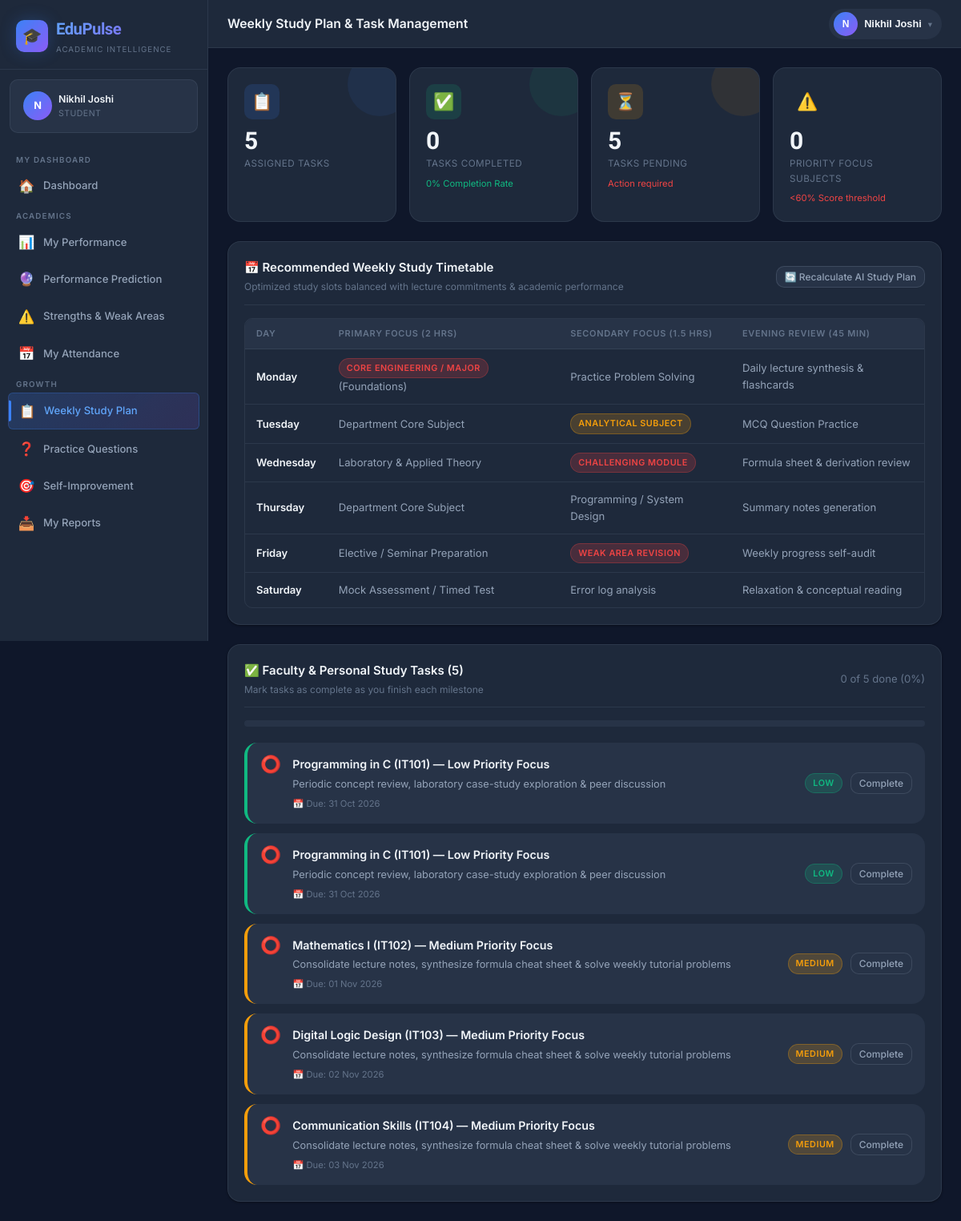
The app's page /student/study-plan (signed in), older data.
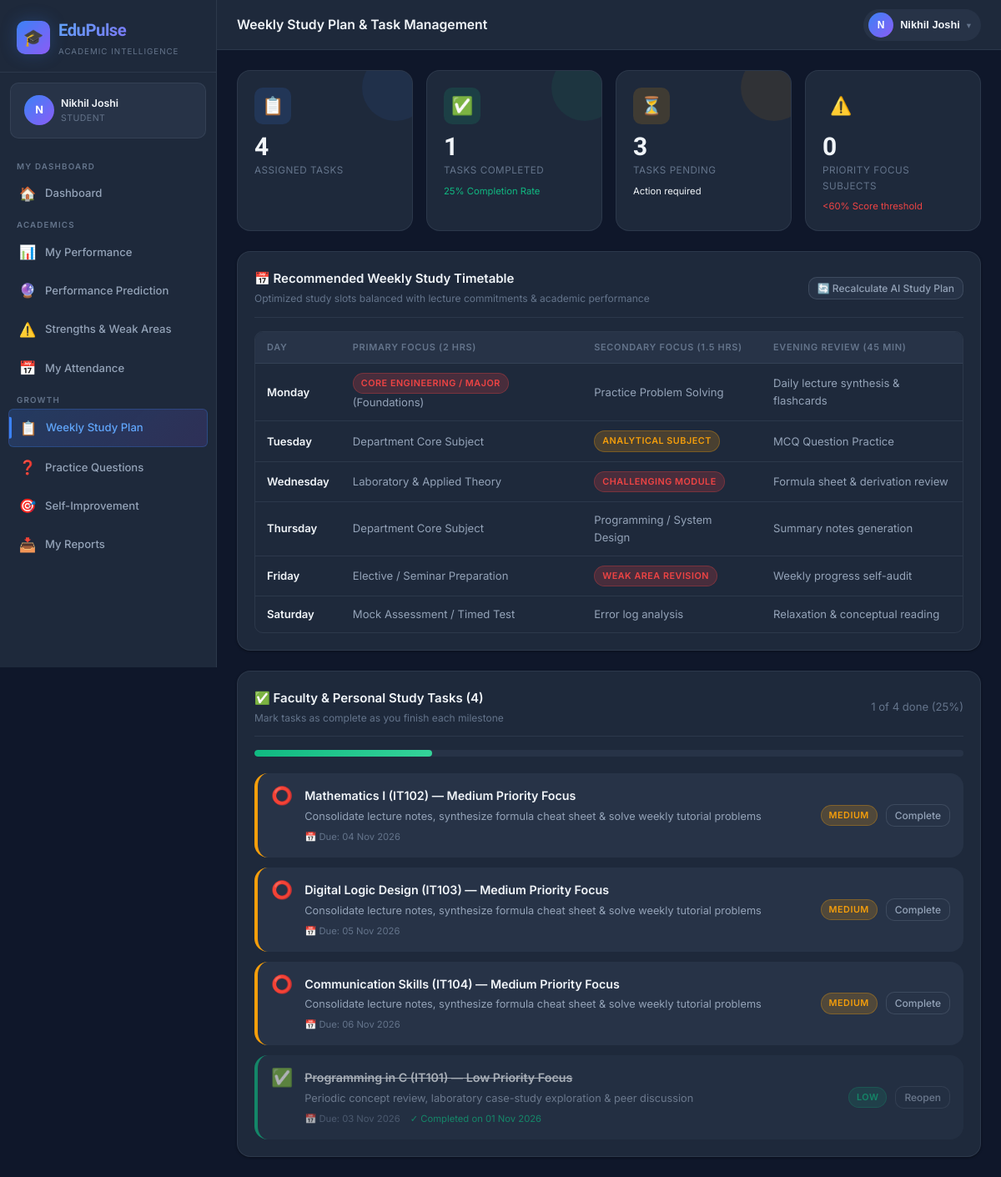
The same page, newer data.
### models.py (models this page shows, shortened)
class Student(db.Model):
    __tablename__ = 'students'
    id = db.Column(db.Integer, primary_key=True)
    user_id = db.Column(db.Integer, db.ForeignKey('users.id'), unique=True, nullable=False)
    roll_number = db.Column(db.String(50), unique=True, nullable=False)
    name = db.Column(db.String(100), nullable=False)
    email = db.Column(db.String(120))
    phone = db.Column(db.String(20))
    department_id = db.Column(db.Integer, db.ForeignKey('departments.id'), nullable=False)
    section_id = db.Column(db.Integer, db.ForeignKey('sections.id'))
    academic_year_id = db.Column(db.Integer, db.ForeignKey('academic_years.id'))
    current_semester = db.Column(db.Integer, default=1)
    date_of_birth = db.Column(db.Date)
    gender = db.Column(db.String(10))
    is_active = db.Column(db.Boolean, default=True)
    enrolled_at = db.Column(db.DateTime, default=datetime.utcnow)
    academic_year = db.relationship('AcademicYear', backref='students')
    marks = db.relationship('Mark', backref='student', lazy=True)
    attendance_records = db.relationship('AttendanceRecord', backref='student', lazy=True)
    tasks = db.relationship('StudentTask', backref='student', lazy=True)
    goals = db.relationship('StudentGoal', backref='student', lazy=True)
    question_attempts = db.relationship('QuestionAttempt', backref='student', lazy=True)

class User(UserMixin, db.Model):
    __tablename__ = 'users'
    id = db.Column(db.Integer, primary_key=True)
    unique_id = db.Column(db.String(50), unique=True, nullable=False)
    password_hash = db.Column(db.String(256), nullable=False)
    role = db.Column(db.String(20), nullable=False)  # 'admin', 'faculty', 'student'
    is_active = db.Column(db.Boolean, default=True)
    last_login = db.Column(db.DateTime)
    created_at = db.Column(db.DateTime, default=datetime.utcnow)
    student = db.relationship('Student', backref='user', uselist=False, lazy=True)
    faculty = db.relationship('Faculty', backref='user', uselist=False, lazy=True)
    admin = db.relationship('Admin', backref='user', uselist=False, lazy=True)

class StudentTask(db.Model):
    __tablename__ = 'student_tasks'
    id = db.Column(db.Integer, primary_key=True)
    student_id = db.Column(db.Integer, db.ForeignKey('students.id'), nullable=False)
    title = db.Column(db.String(200), nullable=False)
    description = db.Column(db.Text)
    subject_id = db.Column(db.Integer, db.ForeignKey('subjects.id'))
    assigned_by = db.Column(db.Integer, db.ForeignKey('faculty.id'))
    due_date = db.Column(db.Date)
    is_completed = db.Column(db.Boolean, default=False)
    priority = db.Column(db.String(10), default='medium')
    created_at = db.Column(db.DateTime, default=datetime.utcnow)
    completed_at = db.Column(db.DateTime)
    subject = db.relationship('Subject', backref='tasks')
    assigner = db.relationship('Faculty', backref='assigned_tasks')

### routes/student.py (the view)
@student_bp.route('/study-plan')
@student_required
def study_plan():
    stu = get_current_student()
    if not stu:
        return redirect(url_for('auth.login'))
    tasks = StudentTask.query.filter_by(student_id=stu.id).order_by(
        StudentTask.is_completed, StudentTask.due_date
    ).all()
    if not tasks:
        _generate_deterministic_study_plan(stu)
        tasks = StudentTask.query.filter_by(student_id=stu.id).order_by(
            StudentTask.is_completed, StudentTask.due_date
        ).all()
    marks_df = get_student_marks_df(stu)
    weak = []
    if not marks_df.empty:
        marks_df['pct'] = marks_df['marks_obtained'] / marks_df['max_marks'].replace(0, 1) * 100
        subj_avg = marks_df.groupby('subject_name')['pct'].mean()
        weak = [s for s, avg in subj_avg.items() if avg < 60]
    return render_template('student/study_plan.html',
                           student=stu,
                           tasks=tasks,
                           weak_subjects=weak)

### templates/student/study_plan.html (shortened to what this page needs)
{% extends 'base.html' %}
{% from 'macros/nav.html' import student_nav %}
{% block page_title %}Weekly Study Plan & Task Management{% endblock %}
{% block nav %}{{ student_nav() }}{% endblock %}
{% block content %}
{% set total_tasks = tasks|length %}
{% set completed_tasks = tasks | selectattr('is_completed', 'equalto', true) | list | length %}
{% set task_pct = ((completed_tasks / total_tasks * 100) if total_tasks > 0 else 0) | round(0) | int %}
<div class="stat-grid" style="margin-bottom:24px;">
  <div class="stat-card blue">
    <div class="stat-icon blue">📋</div>
    <div class="stat-value">{{ total_tasks }}</div>
    <div class="stat-label">Assigned Tasks</div>
  </div>
  <div class="stat-card green">
    <div class="stat-icon green">✅</div>
    <div class="stat-value">{{ completed_tasks }}</div>
    <div class="stat-label">Tasks Completed</div>
    <div class="stat-change positive">{{ task_pct }}% Completion Rate</div>
  </div>
  <div class="stat-card orange">
    <div class="stat-icon orange">⏳</div>
    <div class="stat-value">{{ total_tasks - completed_tasks }}</div>
    <div class="stat-label">Tasks Pending</div>
    <div class="stat-change {{ 'negative' if (total_tasks - completed_tasks) > 3 else 'neutral' }}">Action required</div>
  </div>
  <div class="stat-card red">
    <div class="stat-icon red">⚠️</div>
    <div class="stat-value">{{ weak_subjects|length }}</div>
    <div class="stat-label">Priority Focus Subjects</div>
    <div class="stat-change negative">&lt;60% Score threshold</div>
  </div>
</div>
<div class="card" style="margin-bottom:24px;">
  <div class="card-header" style="display:flex; justify-content:space-between; align-items:center; flex-wrap:wrap; gap:12px;">
    <div>
      <div class="card-title">📅 Recommended Weekly Study Timetable</div>
      <div class="card-subtitle">Optimized study slots balanced with lecture commitments & academic performance</div>
    </div>
    <form method="POST" action="{{ url_for('student.generate_study_plan') }}">
      <button type="submit" class="btn btn-secondary btn-sm" title="Recompute plan from latest marks and attendance">
        🔄 Recalculate AI Study Plan
      </button>
    </form>
  </div>
  <div class="table-responsive">
    <table class="table">
      <thead>
        <tr>
          <th>Day</th>
          <th>Primary Focus (2 hrs)</th>
          <th>Secondary Focus (1.5 hrs)</th>
          <th>Evening Review (45 min)</th>
        </tr>
      </thead>
      <tbody>
        <tr>
          <td style="font-weight:600; color:var(--text-primary);">Monday</td>
          <td><span class="badge badge-danger">{{ weak_subjects[0] if weak_subjects else 'Core Engineering / Major' }}</span> (Foundations)</td>
          <td>Practice Problem Solving</td>
          <td>Daily lecture synthesis & flashcards</td>
        </tr>
        <tr>
          <td style="font-weight:600; color:var(--text-primary);">Tuesday</td>
          <td>Department Core Subject</td>
          <td><span class="badge badge-warning">{{ weak_subjects[1] if weak_subjects|length > 1 else 'Analytical Subject' }}</span></td>
          <td>MCQ Question Practice</td>
        </tr>
        <tr>
          <td style="font-weight:600; color:var(--text-primary);">Wednesday</td>
          <td>Laboratory & Applied Theory</td>
          <td><span class="badge badge-danger">{{ weak_subjects[0] if weak_subjects else 'Challenging Module' }}</span></td>
          <td>Formula sheet & derivation review</td>
        </tr>
        <tr>
          <td style="font-weight:600; color:var(--text-primary);">Thursday</td>
          <td>Department Core Subject</td>
          <td>Programming / System Design</td>
          <td>Summary notes generation</td>
        </tr>
        <tr>
          <td style="font-weight:600; color:var(--text-primary);">Friday</td>
          <td>Elective / Seminar Preparation</td>
          <td><span class="badge badge-danger">{{ weak_subjects[0] if weak_subjects else 'Weak Area Revision' }}</span></td>
          <td>Weekly progress self-audit</td>
        </tr>
        <tr>
          <td style="font-weight:600; color:var(--text-primary);">Saturday</td>
          <td>Mock Assessment / Timed Test</td>
          <td>Error log analysis</td>
          <td>Relaxation & conceptual reading</td>
        </tr>
      </tbody>
    </table>
  </div>
</div>
<div class="card">
  <div class="card-header">
    <div>
      <div class="card-title">✅ Faculty & Personal Study Tasks ({{ tasks|length }})</div>
      <div class="card-subtitle">Mark tasks as complete as you finish each milestone</div>
    </div>
    <div style="font-size:0.875rem; color:var(--text-muted);">
      {{ completed_tasks }} of {{ total_tasks }} done ({{ task_pct }}%)
    </div>
  </div>
  <div class="progress-bar-wrapper" style="height:8px; margin-bottom:20px;">
    <div class="progress-bar green" style="width:{{ task_pct }}%;"></div>
  </div>
  {% if tasks %}
  <div style="display:flex; flex-direction:column; gap:12px;">
    {% for task in tasks %}
    <div style="display:flex; justify-content:space-between; align-items:center; padding:16px; background:var(--bg-elevated); border-radius:var(--radius-lg); border:1px solid var(--border-color); border-left:4px solid {{ 'var(--accent-red)' if task.priority == 'high' else ('var(--accent-orange)' if task.priority == 'medium' else 'var(--accent-green)') }}; opacity:{{ '0.65' if task.is_completed else '1' }};">
      <div style="display:flex; align-items:flex-start; gap:14px; flex:1;">
        <form method="POST" action="{{ url_for('student.complete_task', task_id=task.id) }}">
          <button type="submit" style="background:none; border:none; cursor:pointer; font-size:1.4rem; padding:0; line-height:1;" title="{{ 'Mark Incomplete' if task.is_completed else 'Mark Complete' }}">
            {{ '✅' if task.is_completed else '⭕' }}
          </button>
        </form>
        <div style="flex:1;">
          <div style="font-weight:600; font-size:0.95rem; color:var(--text-primary); text-decoration:{{ 'line-through' if task.is_completed else 'none' }}; margin-bottom:4px;">
            {{ task.title }}
          </div>
          {% if task.description %}
          <div style="font-size:0.85rem; color:var(--text-secondary); margin-bottom:6px; line-height:1.4;">
            {{ task.description }}
          </div>
          {% endif %}
          <div style="display:flex; align-items:center; gap:12px; font-size:0.75rem; color:var(--text-muted);">
            {% if task.due_date %}
            <span>📅 Due: {{ task.due_date.strftime('%d %b %Y') }}</span>
            {% endif %}
            {% if task.is_completed and task.completed_at %}
            <span style="color:var(--accent-green);">✓ Completed on {{ task.completed_at.strftime('%d %b %Y') }}</span>
            {% endif %}
          </div>
        </div>
      </div>
      <div style="display:flex; align-items:center; gap:10px;">
        <span class="badge {{ 'badge-danger' if task.priority == 'high' else ('badge-warning' if task.priority == 'medium' else 'badge-success') }}">
          {{ task.priority | capitalize }}
        </span>
        <form method="POST" action="{{ url_for('student.complete_task', task_id=task.id) }}">
          <button type="submit" class="btn btn-secondary btn-sm">
            {{ 'Reopen' if task.is_completed else 'Complete' }}
          </button>
        </form>
      </div>
    </div>
    {% endfor %}
  </div>
  {% else %}
  <div class="empty-state">
    <div class="empty-icon">✅</div>
    <div class="empty-title">All caught up!</div>
    <div class="empty-text">No active study tasks or faculty assignments are pending.</div>
  </div>
  {% endif %}
</div>
{% endblock %}

### templates/base.html (shortened to what this page needs)
<!DOCTYPE html>
<html lang="en">
<head>
  <link rel="stylesheet" href="{{ url_for('static', filename='css/style.css') }}">
</head>
<body class="{{ 'role-' + current_user.role if current_user.is_authenticated else '' }}">
{% if current_user.is_authenticated %}
<div class="app-wrapper">
  <aside class="sidebar" id="sidebar">
    <div class="sidebar-brand">
      <a href="{{ url_for(current_user.role + '.dashboard') }}" class="brand-logo" style="text-decoration:none;">
        <div class="brand-icon">🎓</div>
        <div>
          <div class="brand-name">EduPulse</div>
          <div class="brand-tagline">Academic Intelligence</div>
        </div>
      </a>
    </div>
    {% if current_user.role == 'admin' and current_user.admin %}
    {% set display_name = current_user.admin.name %}
    {% elif current_user.role == 'faculty' and current_user.faculty %}
    {% set display_name = current_user.faculty.name %}
    {% elif current_user.role == 'student' and current_user.student %}
    {% set display_name = current_user.student.name %}
    {% else %}
    {% set display_name = current_user.unique_id %}
    {% endif %}
    <div class="sidebar-user flex items-center gap-2">
      <div class="user-avatar">{{ display_name[0] if display_name else '?' }}</div>
      <div class="user-info">
        <div class="user-name">{{ display_name }}</div>
        <div class="user-role">{{ current_user.role | capitalize }}</div>
      </div>
    </div>
    <nav class="sidebar-nav">
      {% block nav %}{% endblock %}
    </nav>
  </aside>
  <div class="main-content">
    <header class="topbar">
      <div class="topbar-left">
        <div>
          <div class="page-title">{% block page_title %}Dashboard{% endblock %}</div>
        </div>
      </div>
      <div class="topbar-right" style="display:flex; align-items:center; gap:12px;">
        <div class="profile-dropdown-wrapper" style="position:relative;">
          <button type="button" class="profile-btn" onclick="toggleProfileMenu(event)" id="profileBtn" style="display:flex; align-items:center; gap:8px; background:var(--bg-elevated); border:1px solid var(--border-color); border-radius:999px; padding:4px 12px 4px 6px; cursor:pointer; color:var(--text-primary);">
            <div class="user-avatar" style="width:30px; height:30px; font-size:0.8rem; border-radius:50%; background:linear-gradient(135deg, var(--brand-500), var(--accent-purple)); display:flex; align-items:center; justify-content:center; color:#fff; font-weight:700;">{{ display_name[0] if display_name else '?' }}</div>
            <span style="font-size:0.85rem; font-weight:600; max-width:120px; overflow:hidden; text-overflow:ellipsis; white-space:nowrap;">{{ display_name }}</span>
            <span style="font-size:0.7rem; color:var(--text-muted);">▾</span>
          </button>
        </div>
      </div>
    </header>
    <main class="page-content">
      {% block content %}{% endblock %}
    </main>
  </div>
</div>
{% else %}
{% block auth_content %}{% endblock %}
{% endif %}
</body>
</html>

### templates/macros/nav.html (shortened to what this page needs)
{% macro student_nav() %}
<span class="nav-group-label">My Dashboard</span>
<a href="{{ url_for('student.dashboard') }}" class="nav-item">
  <span class="nav-icon">🏠</span> Dashboard
</a>
<span class="nav-group-label">Academics</span>
<a href="{{ url_for('student.performance') }}" class="nav-item">
  <span class="nav-icon">📊</span> My Performance
</a>
<a href="{{ url_for('student.prediction') }}" class="nav-item">
  <span class="nav-icon">🔮</span> Performance Prediction
</a>
<a href="{{ url_for('student.weak_areas') }}" class="nav-item">
  <span class="nav-icon">⚠️</span> Strengths & Weak Areas
</a>
<a href="{{ url_for('student.attendance') }}" class="nav-item">
  <span class="nav-icon">📅</span> My Attendance
</a>
<span class="nav-group-label">Growth</span>
<a href="{{ url_for('student.study_plan') }}" class="nav-item">
  <span class="nav-icon">📋</span> Weekly Study Plan
</a>
<a href="{{ url_for('student.practice') }}" class="nav-item">
  <span class="nav-icon">❓</span> Practice Questions
</a>
<a href="{{ url_for('student.self_improvement') }}" class="nav-item">
  <span class="nav-icon">🎯</span> Self-Improvement
</a>
<a href="{{ url_for('student.reports') }}" class="nav-item">
  <span class="nav-icon">📥</span> My Reports
</a>
{% endmacro %}

Row changes from the older to the newer data that the page shows:
removed StudentTask: is_completed "⭕", title "Programming in C (IT101) — Low Priority Focus", description "Periodic concept review, laboratory case-study exploration & peer discussion", due_date "31 Oct 2026", priority "LOW", is_completed "Complete"
removed StudentTask: is_completed "⭕", title "Programming in C (IT101) — Low Priority Focus", description "Periodic concept review, laboratory case-study exploration & peer discussion", due_date "31 Oct 2026", priority "LOW", is_completed "Complete"
changed StudentTask "Mathematics I (IT102) — Medium Priority Focus": due_date "01 Nov 2026" → "04 Nov 2026"
changed StudentTask "Digital Logic Design (IT103) — Medium Priority Focus": due_date "02 Nov 2026" → "05 Nov 2026"
changed StudentTask "Communication Skills (IT104) — Medium Priority Focus": due_date "03 Nov 2026" → "06 Nov 2026"
added StudentTask: is_completed "✅", title "Programming in C (IT101) — Low Priority Focus", description "Periodic concept review, laboratory case-study exploration & peer discussion", due_date "03 Nov 2026", completed_at "01 Nov 2026", priority "LOW", is_completed "Reopen"
Text that changed along with them:
{{ total_tasks }}: "5" → "4"
{{ completed_tasks }}: "0" → "1"
{{ task_pct }}: "0" → "25"
{{ total_tasks - completed_tasks }}: "5" → "3"
{{ tasks|length }}: "5" → "4"
